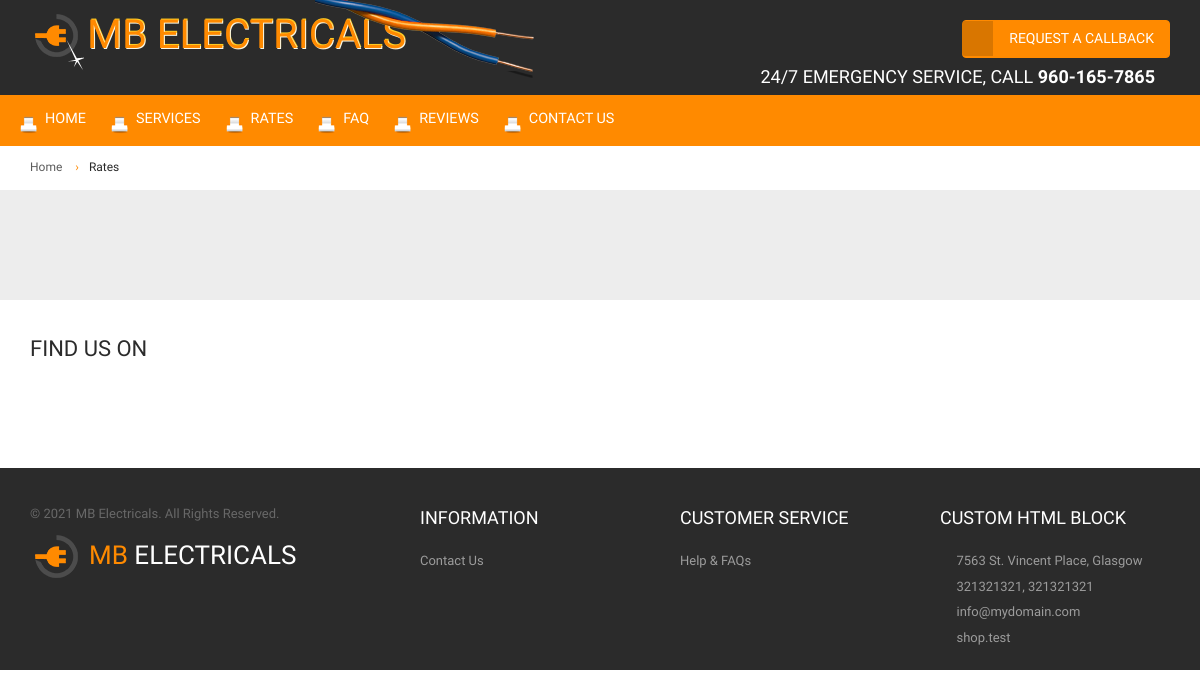
The app's page /rates/, older data.
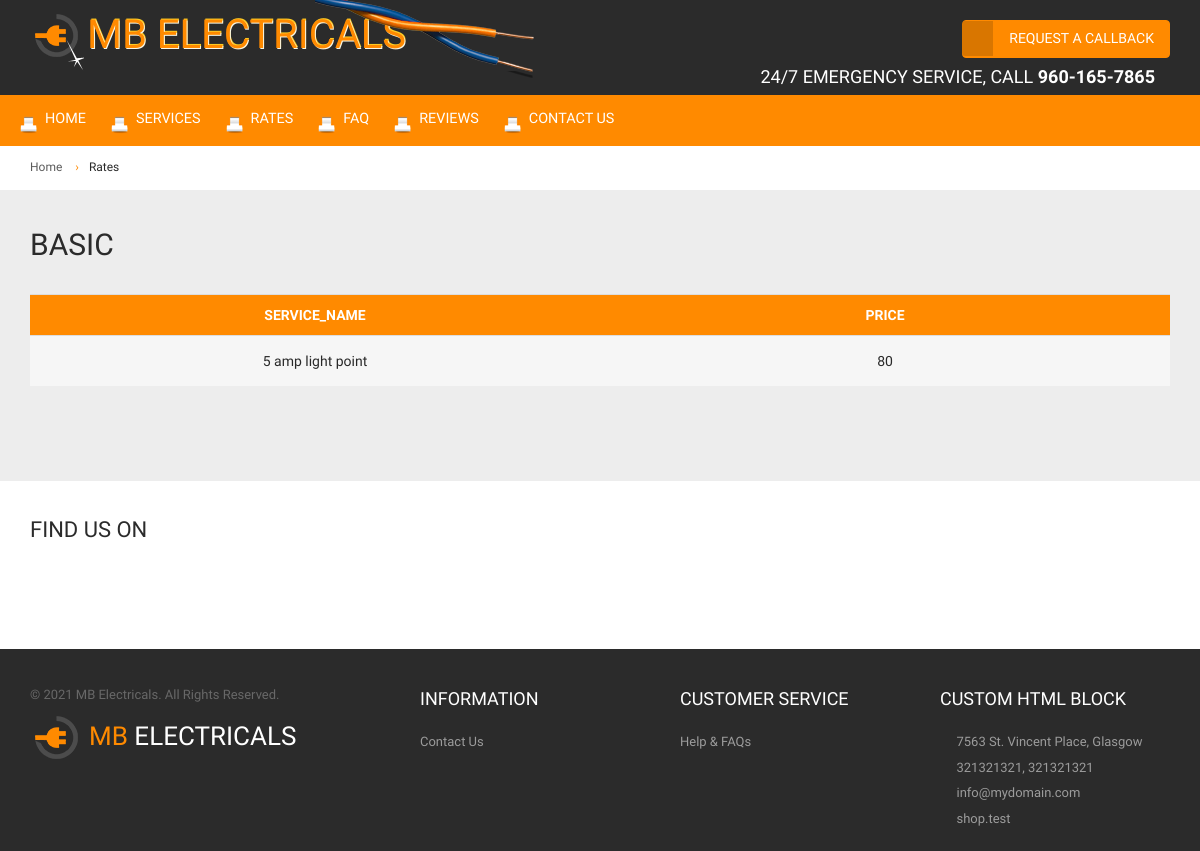
The same page, newer data.
### app/models.py (models this page shows)
class Rate(models.Model):
    Service_Name= models.CharField(max_length=200)
    Pub_Date = models.DateTimeField(auto_now_add=True,blank=True)
    Price=models.IntegerField()
    Category=models.ForeignKey(RatesCategory,on_delete=models.DO_NOTHING,blank=True)
    ModifiedAt=models.DateTimeField(default=datetime.now)
    CreatedAt=models.DateTimeField(default=datetime.now)

class RatesCategory(models.Model):
    Category = models.CharField(max_length=100)
    ModifiedAt=models.DateTimeField(default=datetime.now)
    CreatedAt=models.DateTimeField(default=datetime.now)
    def __str__(self):
        return self.Category

### app/views.py (the view)
# urls.py: path('rates/', views.rates, name='rates'),
def rates(request):
    ratesset=Rate.objects.all()
    list=Rate._meta.fields
    dicts=dict()
    distincts=Rate.objects.order_by().values('Category').distinct()
    for dis in distincts:
        print(dis)
    cols=['Service_Name','Price']
    for dis in distincts:
        cats=Rate.objects.filter(Category=dis["Category"]).only('Service_Name','Category','Price')
        for k in cats:
            print("key",k,"value")
        for cat in cats:
            print("type",type(cat))
            if str(cat.Category) in dicts.keys():
                print("second")
                dicts[str(cat.Category)].append(cat)
            else:
                print("first")
                dicts[str(cat.Category)]=[cat]
    for k in dicts:
        print("keys",k,len(dicts[k]))
        for v in dicts[k]:
            print("values",)
    context={
        "dicts":dicts,
        "cols":cols
    }
    return render(request,'electrical-rates.html',context)

### app/templates/electrical-rates.html (shortened to what this page needs)
{% load static %} {% load filter %}
<!DOCTYPE html>
<html lang="en">
<head>
	<link href="{% static 'app/css/loader.css' %}" rel="stylesheet" />
	<link href="{% static 'app/css/bootstrap.min.css' %}" rel="stylesheet" />
	<link href="{% static 'app/css/electrical-template.css' %}" rel="stylesheet" />
	<link href="{% static 'app/css/logo.css' %}" rel="stylesheet" />
	<link href="{% static 'app/css/icomoon.css' %}" rel="stylesheet" />
	<link href="{% static 'app/css/flexslider.css' %}" rel="stylesheet" />
	<link href="{% static 'app/css/sfmenu.css' %}" rel="stylesheet" />
	<link href="{% static 'app/css/glide-slider.css' %}" rel="stylesheet" />
	<link href="{% static 'app/css/jquery.jscrollpane.css' %}" rel="stylesheet" />
	<link href="{% static 'app/css/isotope.css' %}" rel="stylesheet" />
	<link href="{% static 'app/fonts/flaticon-electrical/flaticon.css' %}" rel="stylesheet" />
</head>
<body class="responsive">
	<div id="outer">
		<div id="outer-canvas">
			<header>
				<section class="navbar">
					<div class="background">
						<div class="container">
							<div class="navbar-logo pull-left"> <img src="{% static 'app/images/electrical/logo.gif' %}"
									alt="" /> <a class="logo" href="index.html">MB&nbsp;Electricals</a>
								<div class="header-img"><img src="{% static 'app/images/electrical/header-img.png' %}"
										alt="" /></div>
							</div>
							<div class="navbar-contact pull-right">
								<a href="tel:9601657865" class="
											btn btn-default btn-labeled
											pull-right
										">
									<span class="btn-label"><i class="icon icon-mobile"></i></span>Request a
									callback</a>
								<div class="navbar-phone pull-right">
									24/7 Emergency Service, Call<strong>
										960-165-7865</strong>
								</div>
							</div>
						</div>
						<div id="navbar-main-menu-outer">
							<div class="container">
								<dl class="navbar-main-menu hidden-xs">
									<dt class="item">
										<a href="{% url 'index' %}" class="btn-main">Home</a>
									</dt>
									<dt class="item">
										<a href="{% url 'services' %}" class="btn-main">Services</a>
									</dt>
									<dt class="item">
										<a href="{% url 'rates' %}" class="btn-main">Rates</a>
									</dt>
									<dt class="item">
										<a href="{% url 'faq' %}" class="btn-main">FAQ</a>
									</dt>
									<dt class="item">
										<a href="{% url 'reviews' %}" class="btn-main">Reviews</a>
									</dt>
									<dt class="item">
										<a href="{% url 'contacts' %}" class="btn-main">Contact Us</a>
									</dt>
								</dl>
								<form class="
											navbar-search
											form-inline
											visible-lg
											pull-right
										" role="form">
									<div class="form-group">
										<button type="submit" class="button">
											<span class="icon-search-2"></span>
										</button>
										<input type="text" class="form-control" value="Search"
											onblur="if (this.value == '') {this.value = 'Search';}"
											onfocus="if(this.value == 'Search') {this.value = '';}" />
									</div>
								</form>
							</div>
						</div>
					</div>
				</section>
				<div class="navbar-height-inner"></div>
			</header>
			<section class="container">
				<nav class="breadcrumbs">
					<a href="{% url 'index' %}">Home</a>
					<span class="divider">&#8250;</span>Rates
				</nav>
			</section>
			<section class="content grey-container">
				<div class="container">
					{% for key,value in dicts.items %}
					<h2>{{key}}</h2>
					<table class="table table-striped">
						<tbody>
							<tr>
								{% for col in cols %}
								<th class="col1 text-left">{{col}}</th>
								{% endfor %}
							</tr>
							{% for Rates in value %}
							<tr>
								<td class="text-center">
									{{Rates.Service_Name}}
								</td>
								<td class="text-center">{{Rates.Price}}</td>
							</tr>
							{% endfor %}
						</tbody>
					</table>
					{% endfor %}
					<div class="divider-lg"></div>
				</div>
			</section>
			<section class="content nopad-xs">
				<div class="container">
					<div class="row">
						<div class="
									col-sm-6 col-md-6 col-lg-6
									collapsed-block
								">
							<h4>
								FIND US ON<a class="expander visible-xs" href="#TabBlock-2">+</a>
							</h4>
							<div class="tabBlock" id="TabBlock-2">
								<ul class="find-us">
									<li class="divider">
										<a href="https://www.instagram.com/m.b_electrical_and_service/" target="_blank"
											class="animate-scale"><span class="icon icon-instagram-2"></span></a>
									</li>
								</ul>
							</div>
						</div>
					</div>
				</div>
			</section>
			<footer>
				<section class="footer-navbar">
					<div class="container content nopad-xs">
						<div class="row">
							<div class="
										col-sm-6 col-md-4 col-lg-4
										hidden-xs
										animate
										fadeUp
									">
								<div class="copyright-text"> © 2021 MB Electricals. All Rights Reserved. </div>
								<div class="footer-logo"><img src="/static/app/images/electrical/logo.png" alt=""
										class="img-responsive" /><a href="#"><span class="color">MB</span>
										Electricals</a></div>
							</div>
							<div class="col-sm-6 col-md-8 col-lg-8">
								<div class="row">
									<div class="
												col-sm-6 col-md-4 col-lg-4
												collapsed-block
												animate
												fadeUp
											">
										<h5>
											Information<a class="expander visible-xs" href="#TabBlock-3">+</a>
										</h5>
										<div class="tabBlock" id="TabBlock-3">
											<ul class="menu">
												<a href="{% url 'contacts' %}">Contact Us</a>
											</ul>
										</div>
									</div>
									<div class="
												col-sm-6 col-md-4 col-lg-4
												collapsed-block
												animate
												fadeUp
											">
										<h5>
											Customer service<a class="expander visible-xs" href="#TabBlock-4">+</a>
										</h5>
										<div class="tabBlock" id="TabBlock-4">
											<ul class="menu">
												<a href="{% url 'faq' %}">Help & FAQs</a>
											</ul>
										</div>
									</div>
									<div class="
												col-sm-6 col-md-4 col-lg-4
												collapsed-block
												animate
												fadeUp
											">
										<h5>
											CUSTOM HTML BLOCK<a class="expander visible-xs" href="#TabBlock-6">+</a>
										</h5>
										<div class="tabBlock" id="TabBlock-6">
											<ul class="menu">
												<li>
													<span class="
																icon icon-house
															"></span>
													7563 St. Vincent Place,
													Glasgow
												</li>
												<li>
													<span class="
																icon
																icon-phone-4
															"></span>
													321321321, 321321321
												</li>
												<li>
													<span class="
																icon
																icon-envelop
															"></span>
													<a href="mailto:info@mydomain.com">info@mydomain.com</a>
												</li>
												<li>
													<span class="
																icon
																icon-skype-2
															"></span>
													<a href="#">shop.test</a>
												</li>
											</ul>
										</div>
									</div>
								</div>
							</div>
						</div>
					</div>
				</section>
			</footer>
		</div>
	</div>
</body>
</html>

### app/static/app/css/logo.css (style rules this page uses)
.logo { font: 40px/1 'Yanone Kaffeesatz', sans-serif; font-weight: 300 !important; text-transform: uppercase; color: #ff8a00 !important; display: inline-block; vertical-align: top; text-shadow: 0px 0px 10px rgba(235,191,16,0), 0px 0px 10px rgba(235,191,16,0), 1px 1px 0px #f8f7e5, 1px -1px 0px #fdce25; overflow: hidden; padding: 15px 10px 10px 0; text-decoration: none !important; }
.logo { -webkit-transition: all 0.6s ease-in-out; -moz-transition: color 0.6s ease-in-out; -o-transition: color 0.6s ease-in-out; -ms-transition: color 0.6s ease-in-out; transition: color 0.6s ease-in-out; }

Row changes from the older to the newer data that the page shows:
added Rate: Category "BASIC", cols "SERVICE_NAME" "PRICE", Service_Name "5 amp light point", Price "80"
